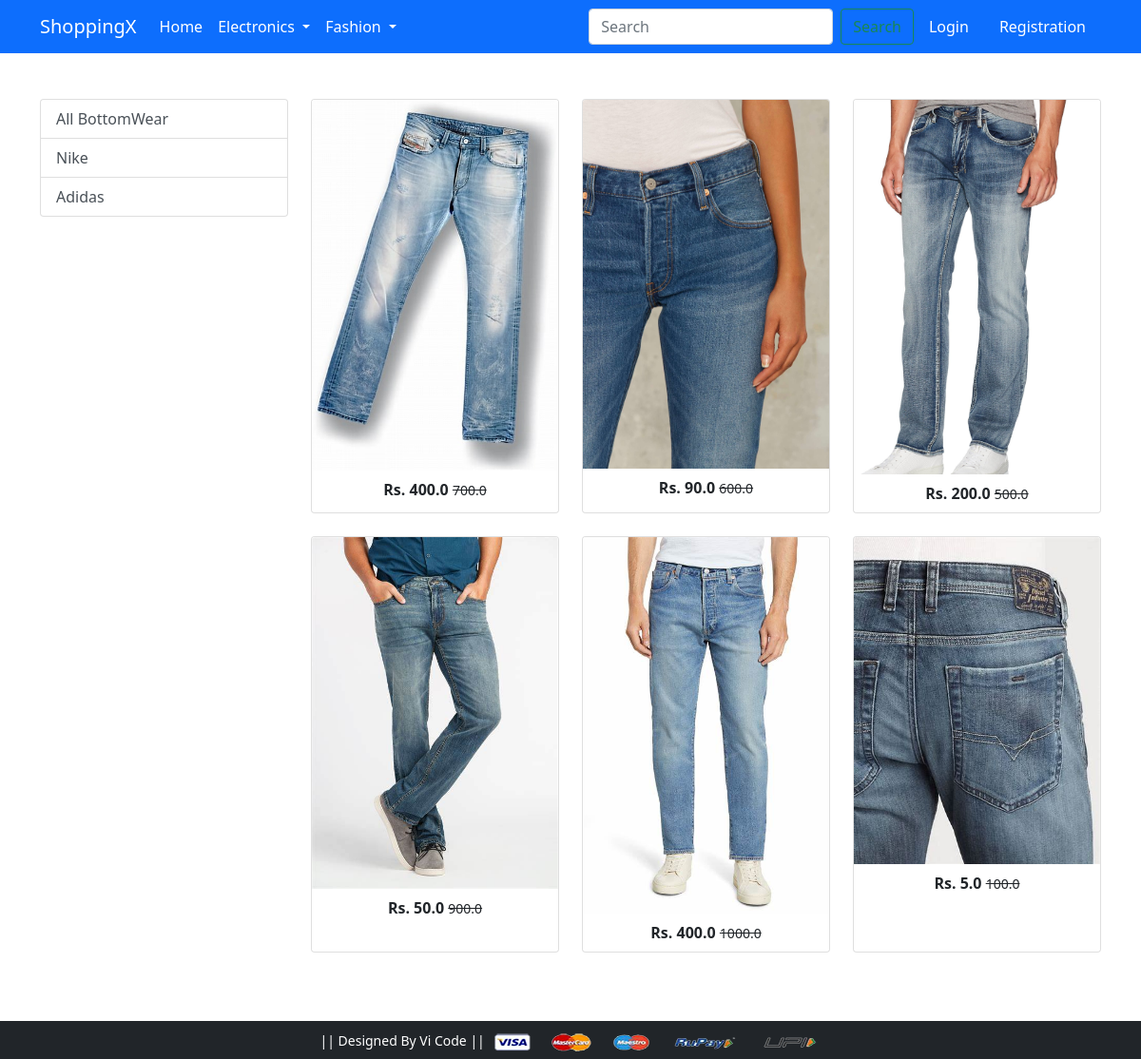
Page /bottomwear/ on the earlier database version.
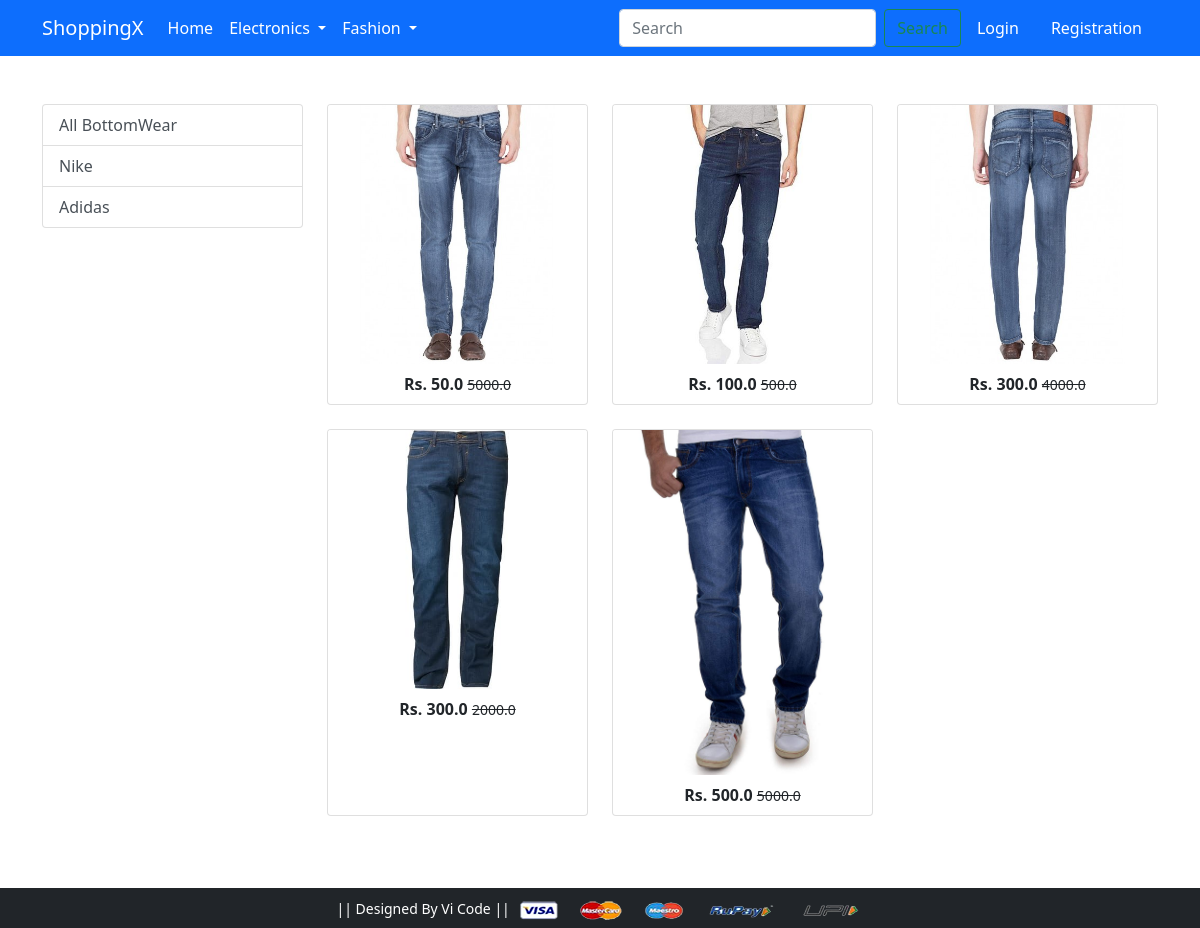
Same page on the later database version.
### app/models.py (models this page shows, shortened)
class Product(models.Model):
    title = models.CharField(max_length=100)
    selling_price = models.FloatField()
    discounted_price = models.FloatField()
    description = models.TextField()
    brand = models.CharField(max_length=100)
    category = models.CharField(choices=CATEGORY_CHOICES, max_length=2)
    product_image = models.ImageField(upload_to='productimg')

### app/views.py (the view)
# urls.py: path('bottomwear/', views.bottomwear, name='bottomwear'),
def bottomwear(request, data=None):
    if data is None:
        bottomwears = Product.objects.filter(category='BW')  # Correct variable name
    elif data in ['nike', 'adidas']:  # Use a list for better readability
        bottomwears = Product.objects.filter(category='BW', brand=data)  # Assign to bottomwears
    return render(request, 'app/bottomwear.html', {'bottomwears': bottomwears})  # Ensure consistency

### app/templates/app/bottomwear.html (shortened to what this page needs)
{% extends 'app/base.html' %}
{% load static %}
{% block main-content %}
<div class="container my-5">
  <div class="row">
    <div class="col-12 col-md-3 mb-3">
      <div class="d-none d-md-block">
        <div class="list-group">
          <a href="{% url 'bottomwear'%}" class="list-group-item list-group-item-action">All BottomWear</a>
          <a href="{% url 'bottomweardata' 'nike' %}" class="list-group-item list-group-item-action">Nike</a>
          <a href="{% url 'bottomweardata' 'adidas' %}" class="list-group-item list-group-item-action">Adidas</a>
        </div>
      </div>
    </div>
    <div class="col-12 col-md-9">
      <div class="row">
        {% for product in bottomwears %}
        <div class="col-6 col-md-4 text-center mb-4">
          <a href="{% url 'product-detail' product.id %}" class="text-decoration-none text-dark">
            <div class="card h-100">
              <img src="{{product.product_image.url}}" class="card-img-top img-fluid" alt="{{product.tittle}}">
              <div class="card-body p-2">
                <div class="fw-bold">
                  Rs. {{product.discounted_price}}
                  <small class="fw-light text-decoration-line-through">{{product.selling_price}}</small>
                </div>
              </div>
            </div>
          </a>
        </div>
        {% endfor %}
      </div>
    </div>
  </div>
</div>
{% endblock main-content %}

### app/templates/app/base.html (shortened to what this page needs)
<!doctype html>
{% load static %}
<html lang="en">
  <head>
    <link href="https://cdn.jsdelivr.net/npm/bootstrap@5.0.0-beta1/dist/css/bootstrap.min.css" rel="stylesheet">
    <link rel="stylesheet" href="{% static 'app/css/owl.carousel.min.css' %}">
    <link rel="stylesheet" href="{% static 'app/css/all.min.css' %}">
    <link rel="stylesheet" href="{% static 'app/css/style.css' %}">
  </head>
  <body>
    <nav class="navbar navbar-expand-lg navbar-dark bg-primary">
     <div class="container">
       <a class="navbar-brand" href="/">ShoppingX</a>
       <div class="collapse navbar-collapse" id="navbarSupportedContent">
         <ul class="navbar-nav me-auto mb-2 mb-lg-0">
           <li class="nav-item">
             <a class="nav-link active" aria-current="page" href="/">Home</a>
           </li>
           <li class="nav-item dropdown">
             <a class="nav-link dropdown-toggle text-white" href="#" id="electronicsDropdown" role="button" data-bs-toggle="dropdown" aria-expanded="false">
               Electronics
             </a>
           </li>
           <li class="nav-item dropdown">
             <a class="nav-link dropdown-toggle text-white" href="#" id="fashionDropdown" role="button" data-bs-toggle="dropdown" aria-expanded="false">
               Fashion
             </a>
           </li>
         </ul>
    <form class="d-flex" role="search" method="get" action="{% url 'search' %}">
  <input class="form-control me-2" type="search" placeholder="Search" name="query" aria-label="Search">
  <button class="btn btn-outline-success" type="submit">Search</button>
</form>
        <div>
          <ul class="navbar-nav me-auto mb-2 mb-lg-0">
          {% if request.user.is_authenticated %}
           <li class="nav-item dropdown mx-2">
              <a class="nav-link dropdown-toggle text-white" href="#" id="profileDropdown" role="button" data-bs-toggle="dropdown" aria-expanded="false">
                {{request.user.username|capfirst}}
              </a>
              <ul class="dropdown-menu" aria-labelledby="profileDropdown">
                <li><a class="dropdown-item" href="{% url 'profile' %}">Profile</a></li>
                <li><a class="dropdown-item" href="{% url 'orders' %}">Orders</a></li>
                <li><a class="dropdown-item" href="{% url 'passwordchange' %}">Change Password</a></li>
                <li><a class="dropdown-item" href="{% url 'logout' %}">Logout</a></li>
              </ul>
            </li>
            <li class="nav-item mx-2">
             <a href="{% url 'showcart' %}" class="nav-link text-white"><span class="badge bg-danger">{{totalitem}}</span> Cart </a>
            </li>
          {% else %}
            <li class="nav-item mx-2">
             <a href="{% url 'login' %}" class="nav-link text-white">Login</a>
            </li>
            <li class="nav-item mx-2">
             <a href="{% url 'customerregistration' %}" class="nav-link text-white">Registration</a>
            </li>
          {% endif %}
          </ul>
         </div>
       </div>
     </div>
    </nav>
    {% block main-content %} {% endblock main-content %}
    <footer class="container-fluid bg-dark text-center p-2 mt-5">
        <small class="text-white">|| Designed By Vi Code || </small>
        <img src="{% static 'app/images/payment.png' %}" alt="" srcset="" class="img-fluid" height="2px">
    </footer>
  </body>
</html>

Differences in the rows shown:
removed Product: product_image (picture), discounted_price "400.0", selling_price "700.0"
removed Product: product_image (picture), discounted_price "90.0", selling_price "600.0"
removed Product: product_image (picture), discounted_price "200.0", selling_price "500.0"
removed Product: product_image (picture), discounted_price "50.0", selling_price "900.0"
removed Product: product_image (picture), discounted_price "400.0", selling_price "1000.0"
removed Product: product_image (picture), discounted_price "5.0", selling_price "100.0"
added Product: product_image (picture), discounted_price "50.0", selling_price "5000.0"
added Product: product_image (picture), discounted_price "100.0", selling_price "500.0"
added Product: product_image (picture), discounted_price "300.0", selling_price "4000.0"
added Product: product_image (picture), discounted_price "300.0", selling_price "2000.0"
added Product: product_image (picture), discounted_price "500.0", selling_price "5000.0"
